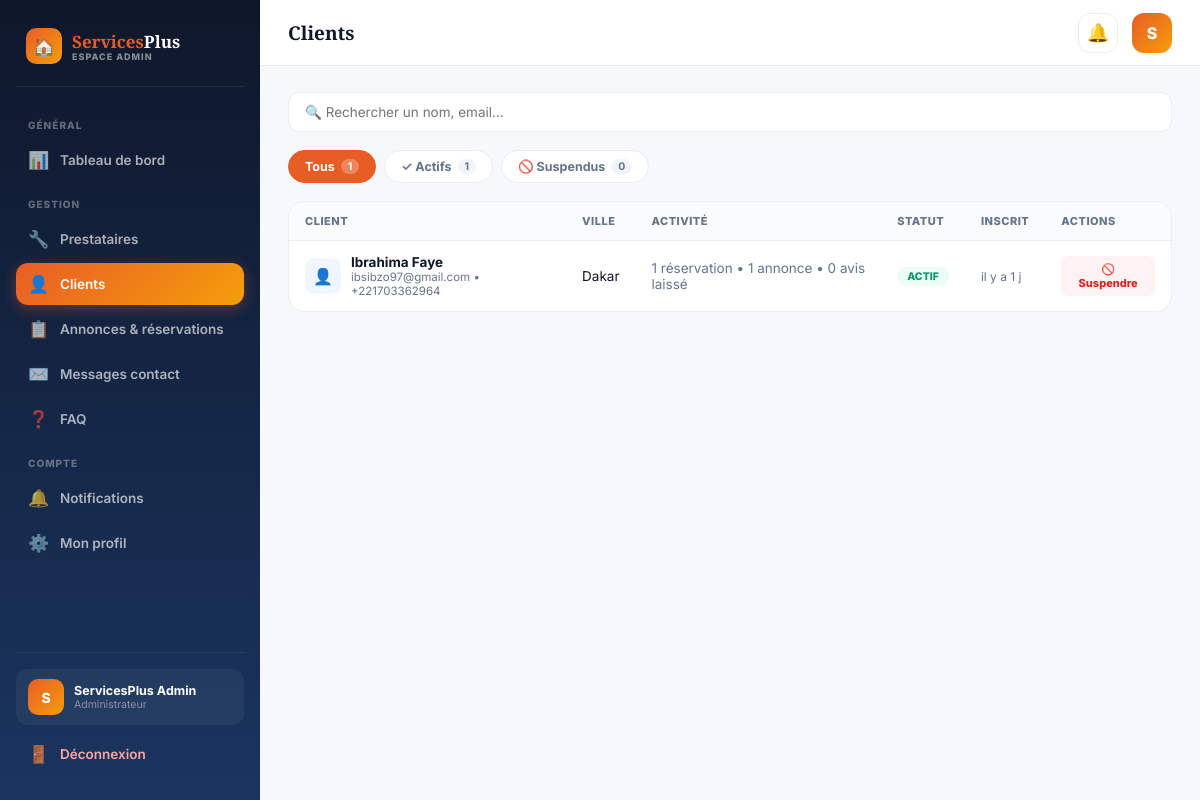
Page /espace_admin/gestion_clients.php (signed in) on the committed database.
### tables this page shows
CREATE TABLE IF NOT EXISTS `utilisateurs` (
  `id` int NOT NULL AUTO_INCREMENT,
  `role` enum('client','prestataire','admin') NOT NULL DEFAULT 'client',
  `nom` varchar(100) NOT NULL,
  `prenom` varchar(100) NOT NULL,
  `email` varchar(150) NOT NULL,
  `mot_de_passe` varchar(255) NOT NULL,
  `telephone` varchar(20) DEFAULT NULL,
  `ville` varchar(100) DEFAULT NULL,
  `photo` varchar(255) DEFAULT NULL,
  `statut` enum('actif','suspendu') NOT NULL DEFAULT 'actif',
  `date_creation` datetime NOT NULL DEFAULT CURRENT_TIMESTAMP,
  PRIMARY KEY (`id`),
  UNIQUE KEY `email` (`email`)
);

### includes/fonctions.php (called while the page is built, shortened)
<?php
function e(?string $texte): string
{
    return htmlspecialchars($texte ?? '', ENT_QUOTES, 'UTF-8');
}
function ilYA(string $dateSql): string
{
    $diff = time() - strtotime($dateSql);
    return 'il y a ' . floor($diff / 86400) . ' j';
}

### espace_admin/gestion_clients.php (the view, shortened to what this page needs)
<?php
require '../config/connexion.php';
require '../includes/fonctions.php';
$statutFiltre = $_GET['statut'] ?? 'tous';
$q = trim($_GET['q'] ?? '');
$page = max(1, (int)($_GET['page'] ?? 1));
$parPage = 10;
$compteurs = $pdo->query("SELECT statut, COUNT(*) AS nb FROM utilisateurs WHERE role='client' GROUP BY statut")->fetchAll(PDO::FETCH_KEY_PAIR);
$totalTous = array_sum($compteurs);
$where = ["u.role='client'"]; $params = [];
$whereSql = 'WHERE '.implode(' AND ', $where);
$stmtCount = $pdo->prepare("SELECT COUNT(*) FROM utilisateurs u $whereSql");
$stmtCount->execute($params);
$total = (int)$stmtCount->fetchColumn();
$totalPages = max(1,(int)ceil($total/$parPage));
$page = min($page, $totalPages);
$offset = ($page-1)*$parPage;
$sql = "SELECT u.id, u.nom, u.prenom, u.email, u.telephone, u.ville, u.statut, u.date_creation,
        (SELECT COUNT(*) FROM reservations r WHERE r.client_id=u.id) AS nb_reservations,
        (SELECT COUNT(*) FROM annonces a WHERE a.client_id=u.id) AS nb_annonces,
        (SELECT COUNT(*) FROM avis av WHERE av.client_id=u.id) AS nb_avis_laisses
        FROM utilisateurs u $whereSql ORDER BY u.date_creation DESC LIMIT $parPage OFFSET $offset";
$stmt = $pdo->prepare($sql);
$stmt->execute($params);
$clients = $stmt->fetchAll();
function urlAvecC(array $r=[]): string {
    $p = array_merge($_GET,$r);
    foreach($p as $k=>$v) if ($v===''||$v===null) unset($p[$k]);
    return 'gestion_clients.php?'.http_build_query($p);
}
require 'admin_header.php';
?>
<div class="toolbar">
  <form method="get" style="flex:1;display:flex;gap:12px;flex-wrap:wrap;">
    <input type="text" name="q" class="search-input" placeholder="🔍 Rechercher un nom, email..." value="<?= e($q) ?>">
  </form>
</div>
<div class="filter-tabs">
  <a class="ftab <?= $statutFiltre==='tous'?'active':'' ?>" href="<?= urlAvecC(['statut'=>'tous','page'=>null]) ?>">Tous <span class="cnt"><?= $totalTous ?></span></a>
  <a class="ftab <?= $statutFiltre==='actif'?'active':'' ?>" href="<?= urlAvecC(['statut'=>'actif','page'=>null]) ?>">✓ Actifs <span class="cnt"><?= $compteurs['actif'] ?? 0 ?></span></a>
  <a class="ftab <?= $statutFiltre==='suspendu'?'active':'' ?>" href="<?= urlAvecC(['statut'=>'suspendu','page'=>null]) ?>">🚫 Suspendus <span class="cnt"><?= $compteurs['suspendu'] ?? 0 ?></span></a>
</div>
<div class="table-wrap">
<table class="data-table">
  <thead><tr><th>Client</th><th>Ville</th><th>Activité</th><th>Statut</th><th>Inscrit</th><th>Actions</th></tr></thead>
  <tbody>
  <?php if (empty($clients)): ?>
    <tr><td colspan="6" class="empty-mini">Aucun client trouvé.</td></tr>
  <?php else: foreach ($clients as $c): ?>
    <tr>
      <td>
        <div class="name-cell">
          <div class="avatar-sm">👤</div>
          <div><strong><?= e($c['prenom'].' '.$c['nom']) ?></strong><div style="font-size:11.5px;color:var(--slate);"><?= e($c['email']) ?> <?= $c['telephone'] ? '• '.e($c['telephone']) : '' ?></div></div>
        </div>
      </td>
      <td><?= e($c['ville'] ?? '—') ?></td>
      <td class="mini-stat"><?= $c['nb_reservations'] ?> réservation • <?= $c['nb_annonces'] ?> annonce • <?= $c['nb_avis_laisses'] ?> avis laissé</td>
      <td><span class="pill <?= $c['statut'] ?>"><?= $c['statut']==='actif'?'Actif':'Suspendu' ?></span></td>
      <td style="font-size:12px;color:var(--slate);"><?= ilYA($c['date_creation']) ?></td>
      <td>
        <?php if ($c['statut']==='actif'): ?>
          <form method="post"><input type="hidden" name="user_id" value="<?= $c['id'] ?>"><button type="submit" name="action_client" value="suspendre" class="btn-mini red" onclick="return confirm('Suspendre ce compte ?')">🚫 Suspendre</button></form>
        <?php else: ?>
          <form method="post"><input type="hidden" name="user_id" value="<?= $c['id'] ?>"><button type="submit" name="action_client" value="reactiver" class="btn-mini green">↺ Réactiver</button></form>
        <?php endif; ?>
      </td>
    </tr>
  <?php endforeach; endif; ?>
  </tbody>
</table>
</div>
<?php require 'admin_footer.php'; ?>

### rows in the picture
utilisateurs: prenom+nom "Ibrahima Faye", email "ibsibzo97@gmail.com", telephone "+221703362964", ville "Dakar", nb_reservations "1", nb_annonces "1", nb_avis_laisses "0", statut "ACTIF", date_creation "il y a 1 j"

### other values in the picture
substr($admin['prenom'],0,1) "S"
$admin['prenom'].' '.$admin['nom'] "ServicesPlus Admin"
$page_title "Clients"
$totalTous "1"
$compteurs['actif'] "1"
$compteurs['suspendu'] "0"
